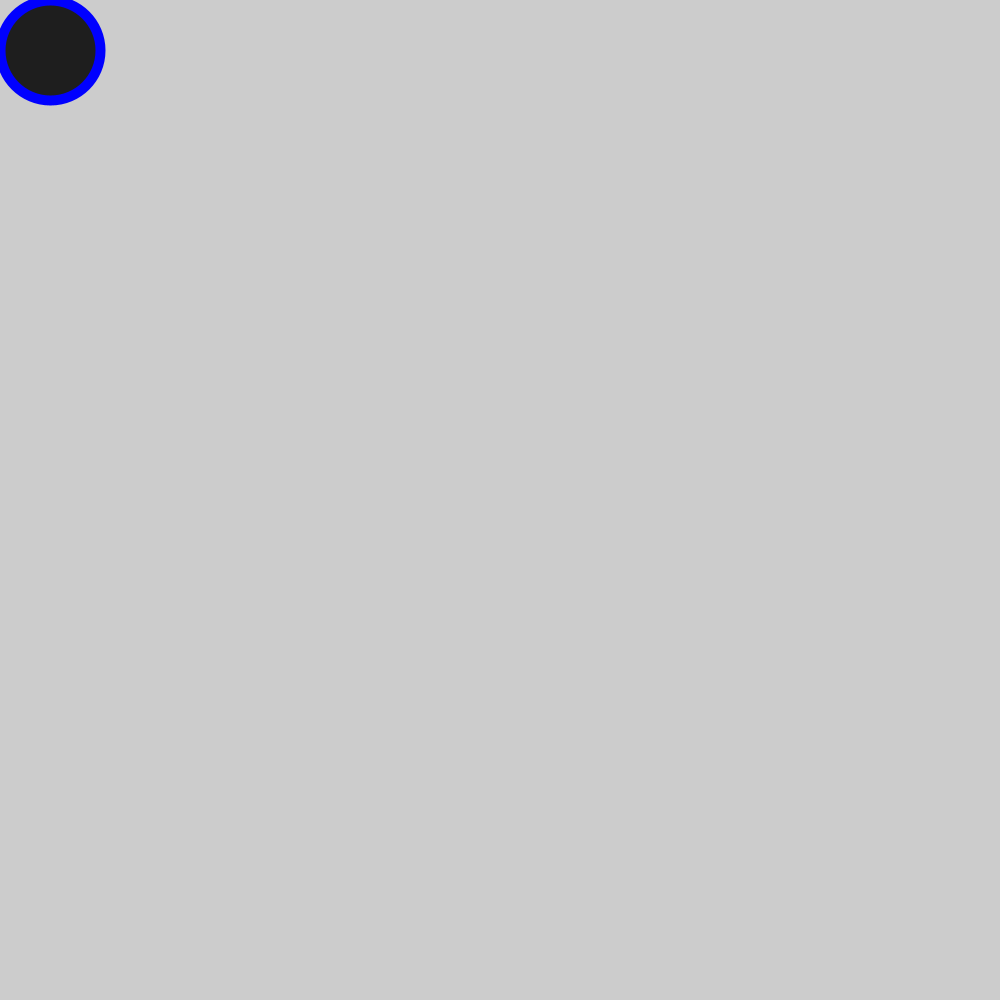
Frame 1 (no input)
Frame 60 (the mouse pressed at the canvas centre just before this capture): identical to frame 1, image omitted
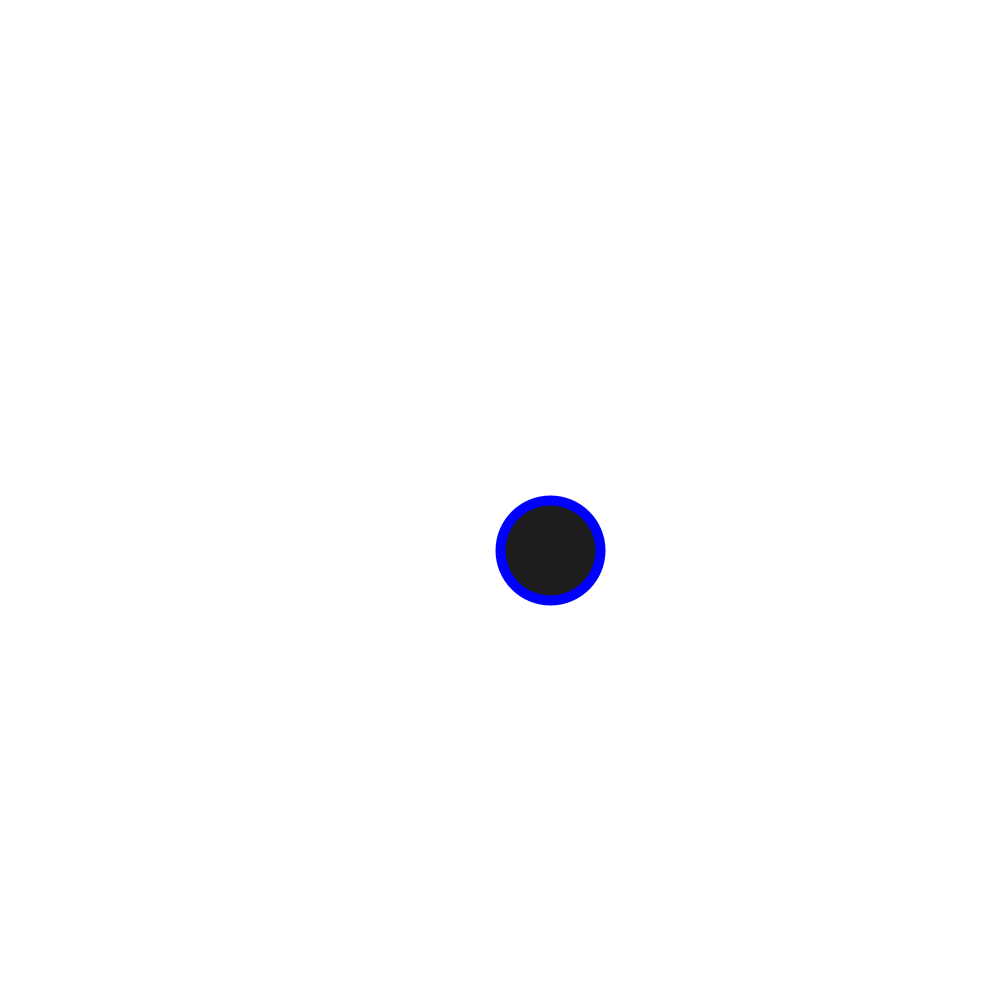
Frame 120 (the mouse held since frame 60 and released just before this capture)

The Processing sketch that drew these frames (run headless with seeded random() and noise(); from frame 60 on, the mouse is pressed at the canvas centre):

// Processing sketch: Lightning
// ── Lightning.pde
int startX;
int startY;
int endX;
int endY;
void setup()
{
  size(1000,1000);
  stroke(0,0,255);
  strokeWeight(10);
  //set up Start and End values//
 
  cloud();
  
}
void draw()
{
  int newPoint = ((int)(Math.random()*1000)-50);
  endX = startX + ((int)(Math.random()*50)-25)+ ((int)(Math.random()*50)-25);
  endY = startY + ((int)(Math.random()*1000)-50);
    if(mousePressed == true){
      
      if(endX <= 1000 || endY <= 1000){
        pushMatrix();
        translate(mouseX,mouseY);
        
        line(startX+ ((int)(Math.random()*100)-50),startY,endX+ ((int)(Math.random()*50)-25),endY+ ((int)(Math.random()*50)-25));
        line(startX,startY,endX+ ((int)(Math.random()*50)-25),endY+ ((int)(Math.random()*50)-25));
        line(startX+ ((int)(Math.random()*100)-50),startY,endX+ ((int)(Math.random()*50)-25),endY+ ((int)(Math.random()*50)-25));
        line(startX,startY,endX,endY);
        
        
        background(255);
        popMatrix();
        cloud();
        pushMatrix();
        translate(newPoint,newPoint);
        cloud();
        popMatrix();
      }
    }
    
    
}
  

void mousePressed() {
  
 
  
}
void cloud(){
  translate(mouseX,mouseY);
  fill(30);
  
  ellipse(50,50,100,100);
  vertex(100,50);
  vertex(100,-50);
  vertex(50,-25);
}
